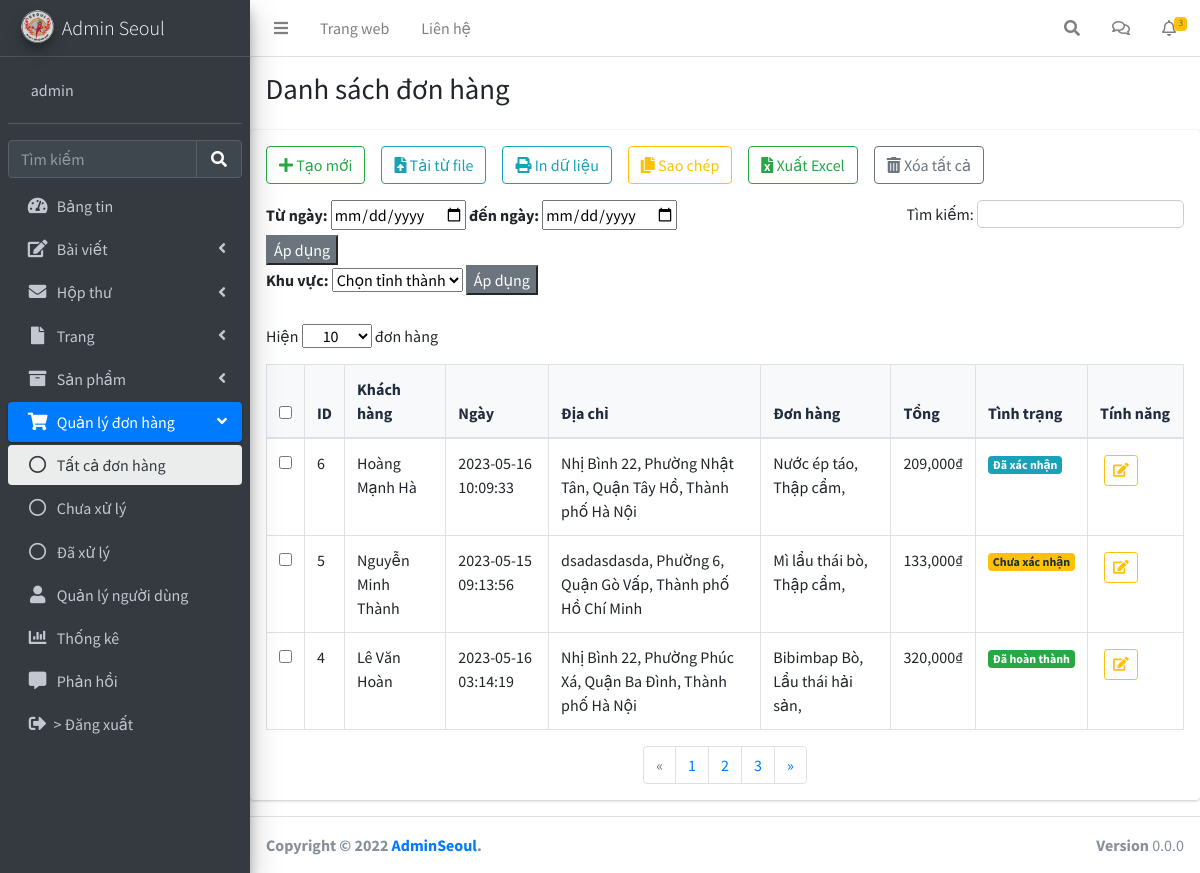
Page /Admin/pages/orders.php (signed in) on the committed database.
### tables this page shows
CREATE TABLE `orders` (
  `id` int(11) NOT NULL,
  `user_id` int(11) DEFAULT NULL,
  `fullname` varchar(50) DEFAULT NULL,
  `phone` varchar(20) DEFAULT NULL,
  `address` varchar(200) DEFAULT NULL,
  `note` varchar(255) DEFAULT NULL,
  `order_date` datetime DEFAULT NULL,
  `status` int(11) DEFAULT NULL,
  `total_money` int(11) DEFAULT NULL,
  `payment_methods` varchar(50) NOT NULL
);

CREATE TABLE `orders_details` (
  `id` int(11) NOT NULL,
  `order_id` int(11) DEFAULT NULL,
  `product_id` int(11) DEFAULT NULL,
  `price` int(11) DEFAULT NULL,
  `num` int(11) DEFAULT NULL,
  `total_money` int(11) DEFAULT NULL
);

CREATE TABLE `product` (
  `id` int(11) NOT NULL,
  `product_code` varchar(100) NOT NULL,
  `category_id` int(11) NOT NULL,
  `product_name` varchar(350) NOT NULL,
  `price` int(11) NOT NULL,
  `thumbnail` varchar(500) NOT NULL,
  `description` longtext NOT NULL,
  `created_at` datetime DEFAULT NULL,
  `updated_at` datetime DEFAULT NULL,
  `status` tinyint(11) DEFAULT NULL,
  `visible` tinyint(4) NOT NULL DEFAULT 1
);

### Admin/pages/orders.php (the view, shortened to what the rows shown need)
<!DOCTYPE html>
<html lang="en">
<?php session_start();
include '../../database/config.php';
?>
<head>
    <link rel="stylesheet" href="../../css/fontawesome-free/css/all.min.css">
    <link rel="stylesheet" href="../css/IonIcons.css">
    <link rel="stylesheet" href="../css/adminlte.min.css">
</head>
<body class="hold-transition sidebar-mini">
    <div class="wrapper">
        <div class="content-wrapper">
            <div class="content-header">
                <div class="container-fluid">
                    <div class="row mb-2">
                        <div class="col-sm-6">
                            <h1 class="m-0">Danh sách đơn hàng</h1>
                        </div>
                    </div>
                </div>
            </div>
            <div class="row">
                <div class="col-md-12">
                    <div class=" card">
                        <div class=" mx-3">
                            <table class="table table-hover table-bordered" id="sampleTable">
                                <thead>
                                    <tr class="bg-light">
                                        <th width="10"><input type="checkbox" id="all"></th>
                                        <th>ID</th>
                                        <th>Khách hàng</th>
                                        <th>Ngày</th>
                                        <th>Địa chỉ</th>
                                        <th>Đơn hàng</th>
                                        <th style="width: 7vw;">Tổng</th>
                                        <th>Tình trạng</th>
                                        <th style="width: 8vw;">Tính năng</th>
                                    </tr>
                                </thead>
                                <tbody>
                                    <?php
                                    $sql_order = "SELECT * FROM orders ORDER BY id DESC";
                                    $query_order = mysqli_query($mysqli, $sql_order);
                                    while ($row_order = mysqli_fetch_array($query_order)) {
                                        $sql_order_detail = "SELECT orders_details.id,product.product_name, orders_details.total_money,orders_details.num FROM orders_details,product  WHERE  orders_details.order_id = '$row_order[id]'  and product.id = orders_details.product_id ORDER BY id ASC";
                                        $query_order_detail = mysqli_query($mysqli, $sql_order_detail);
                                    ?>
                                        <tr>
                                            <td width="10"><input type="checkbox" name="check1" value="1"></td>
                                            <td class="id_order"><?php echo $row_order['id'] ?></td>
                                            <td><?php echo $row_order['fullname'] ?></td>
                                            <td><?php echo $row_order['order_date'] ?></td>
                                            <td><?php echo $row_order['address'] ?></td>
                                            <td>
                                                <?php while ($row_order_detail = mysqli_fetch_array($query_order_detail)) {
                                                ?>
                                                    <?php echo $row_order_detail['product_name'] . ', '; ?>
                                                <?php
                                                }
                                                ?>
                                            </td>
                                            <td><?php echo number_format($row_order['total_money'], 0, ',', ',') . '₫'; ?></td>
                                            <td><span class="badge  <?php
                                                                    switch ($row_order['status']) {
                                                                        case  1;
                                                                            echo 'bg-warning';
                                                                            break;
                                                                        case  2;
                                                                            echo 'bg-info';
                                                                            break;
                                                                        case  4;
                                                                            echo 'bg-success';
                                                                            break;
                                                                    }
                                                                    ?>">
                                                    <?php
                                                    switch ($row_order['status']) {
                                                        case  1;
                                                            echo 'Chưa xác nhận';
                                                            break;
                                                        case  2;
                                                            echo 'Đã xác nhận';
                                                            break;
                                                        case  4;
                                                            echo 'Đã hoàn thành';
                                                            break;
                                                    }
                                                    ?>
                                                </span>
                                            </td>
                                            <td>
                                                <button class="btn btn-outline-warning btn-sm edit m-1" type="button" title="Sửa" data-bs-toggle="modal" data-bs-target="#ModalUP"><i class="fa fa-edit"></i></button>
                                            </td>
                                        </tr>
                                    <?php
                                    }
                                    ?>
                                </tbody>
                            </table>
                        </div>
                    </div>
                </div>
            </div>
        </div>
    </div>
</body>
</html>

### rows in the picture
orders: id "6", fullname "Hoàng Mạnh Hà", order_date "2023-05-16 10:09:33", address "Nhị Bình 22, Phường Nhật Tân, Quận Tây Hồ, Thành phố Hà Nội", total_money "209,000", status "Đã xác nhận"
orders_details: product.product_name "Nước ép táo"
orders_details: product.product_name "Thập cẩm"
orders: id "5", fullname "Nguyễn Minh Thành", order_date "2023-05-15 09:13:56", address "dsadasdasda, Phường 6, Quận Gò Vấp, Thành phố Hồ Chí Minh", total_money "133,000", status "Chưa xác nhận"
orders_details: product.product_name "Mì lẩu thái bò"
orders_details: product.product_name "Thập cẩm"
orders: id "4", fullname "Lê Văn Hoàn", order_date "2023-05-16 03:14:19", address "Nhị Bình 22, Phường Phúc Xá, Quận Ba Đình, Thành phố Hà Nội", total_money "320,000", status "Đã hoàn thành"
orders_details: product.product_name "Bibimbap Bò"
orders_details: product.product_name "Lẩu thái hải sản"

### other values in the picture
$_SESSION['dangnhap_seoul'] "admin"
